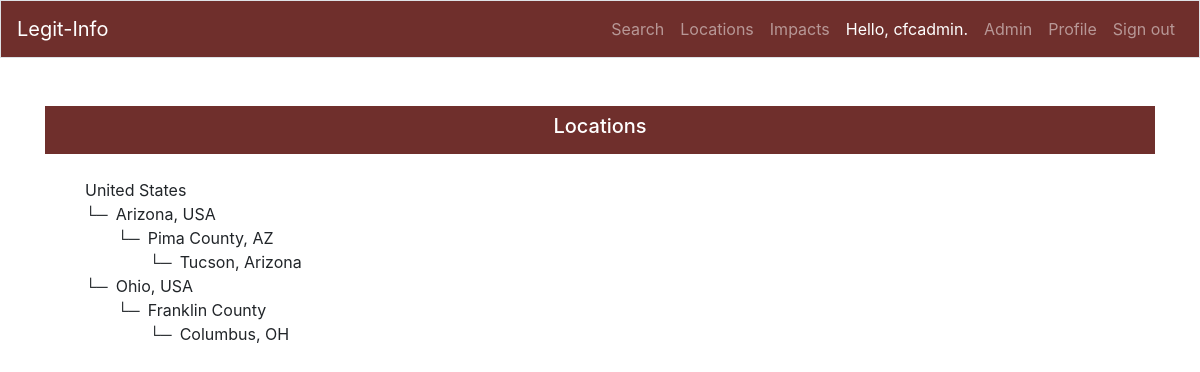
The app's page /locations (signed in) with its own data.
### cfc_app/models.py (models this page shows)
class Location(models.Model):
    class Meta:
        app_label = 'cfc_app'
        ordering = ['hierarchy']
    desc = models.CharField(max_length=80)
    shortname = models.CharField(max_length=20)
    legiscan_id = models.IntegerField()
    hierarchy = models.CharField(max_length=200)
    govlevel = models.CharField(max_length=80)
    parent = models.ForeignKey('self', null=True,
                               related_name='locations',
                               on_delete=models.PROTECT)
    date_added = models.DateTimeField(auto_now_add=True)
    def padding(self):
        level = self.hierarchy.count(".")
        padding = ''
        if level > 1:
            padding = LEFT_PAD*(level-2) + LEFT_CORNER
        return padding
    def __str__(self):
        loc_string = self.padding() + self.desc
        return loc_string

### cfc_app/views.py (the view)
# urls.py: path('locations', views.locations, name='locations'),
def locations(request):
    locations = Location.objects.order_by('hierarchy')
    if len(locations) == 0:
        load_default_locations()
    locations = Location.objects.order_by('hierarchy').exclude(desc='world')
    context = {'locations': locations}
    return render(request, 'locations.html', context)

### cfc_app/templatetags/cfc_tags.py (called while the page is built)
@register.simple_tag
def app_name(request):
    return settings.APP_NAME

### cfc_app/templates/locations.html
{% extends "base.html" %}
{% block page_header %}
<h5>Locations</h5>
{% endblock page_header %}
{% block content %}
    <div class="page-content-standard">
        <ul style="list-style-type: none;">
        {% for location in locations %}
        <li>{{ location }}</li>
        {% empty %}
        <li>No locations have been added yet.</li>
        {% endfor %}
        </ul>
    </div>
</div>
{% endblock content %}

### cfc_app/templates/base.html (shortened to what this page needs)
{% load bootstrap4 %}
{% load static %}
{% load cfc_tags %}
<!doctype html>
<html lang="en">
<head>
{% bootstrap_css %}
</head>
<body>
<nav class="navbar navbar-expand-md navbar-dark bg-company-red mb-5 border">
<a class="navbar-brand" href="{% url 'cfc_app:index' %}">
           {% app_name request %}
</a>
<div class="collapse navbar-collapse justify-content-end" id="navbarCollapse">
<ul class="navbar-nav text-right">
    <li class="nav-item">
    <a class="nav-link" href="{% url 'cfc_app:search' %}">
               Search</a></li>
    <li class="nav-item">
    <a class="nav-link" href="{% url 'cfc_app:locations' %}">
               Locations</a></li>
    <li class="nav-item">
    <a class="nav-link" href="{% url 'cfc_app:impacts' %}">
               Impacts</a></li>
{% if user.is_authenticated %}
<li class="nav-item">
<span class="nav-link active">Hello, {{ user.username }}.</span>
</li>
{% if user.is_active and user.is_staff %}
<li class="nav-item">
    <a class="nav-link" href="{% url 'admin:index' %}">Admin</a>
</li>
{% endif %}
<li class="nav-item">
    <a class="nav-link" href="{% url 'users:profile' %}">Profile</a>
</li>
<li class="nav-item">
    <a class="nav-link" href="{% url 'users:logout' %}">Sign out</a>
</li>
{% else %}
<li class="nav-item">
    <a class="nav-link" href="{% url 'users:register' %}">Register</a>
</li>
<li class="nav-item">
    <a class="nav-link" href="{% url 'users:login' %}">Sign in</a></li>
{% endif %}
</ul>
</div>
</nav>
<main role="main" class="container">
<div class="m-0 mb-4 pl-5 pr-5 pt-2 pb-2 text-center bg-company-red">
       {% block page_header %}{% endblock page_header %}
       </div>
<div>
       {% block content %}{% endblock content %}
</main>
</body>
</html>

### cfc_app/templates/base.html (style rules this page uses)
.bg-company-red { background-color: #6F2F2C !important; color: #ffffff; }

### records on screen
Location: hierarchy+desc "United States"
Location: hierarchy+desc "└─ Arizona, USA"
Location: hierarchy+desc "└─ Pima County, AZ"
Location: hierarchy+desc "└─ Tucson, Arizona"
Location: hierarchy+desc "└─ Ohio, USA"
Location: hierarchy+desc "└─ Franklin County"
Location: hierarchy+desc "└─ Columbus, OH"

### other values on screen
{{ user.username }} "cfcadmin"
